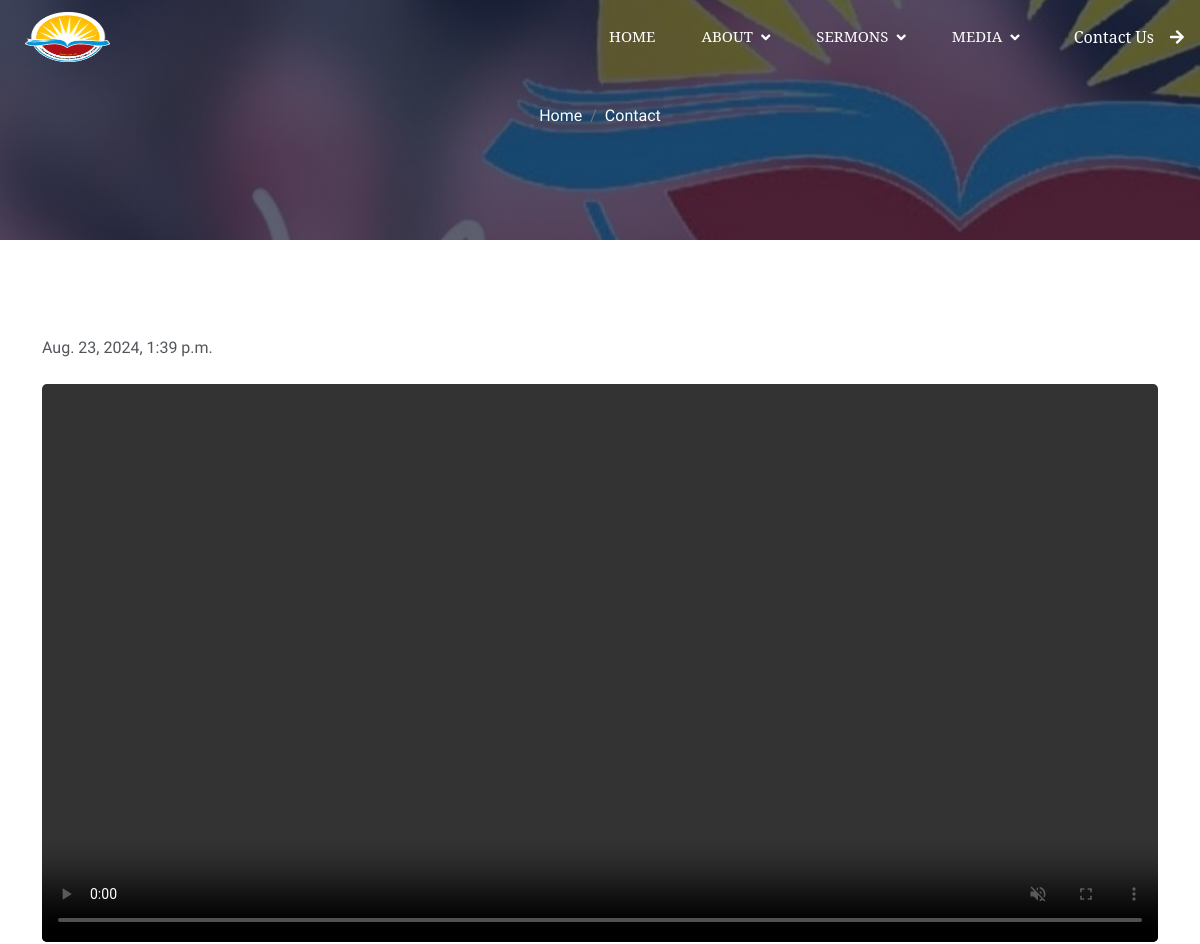
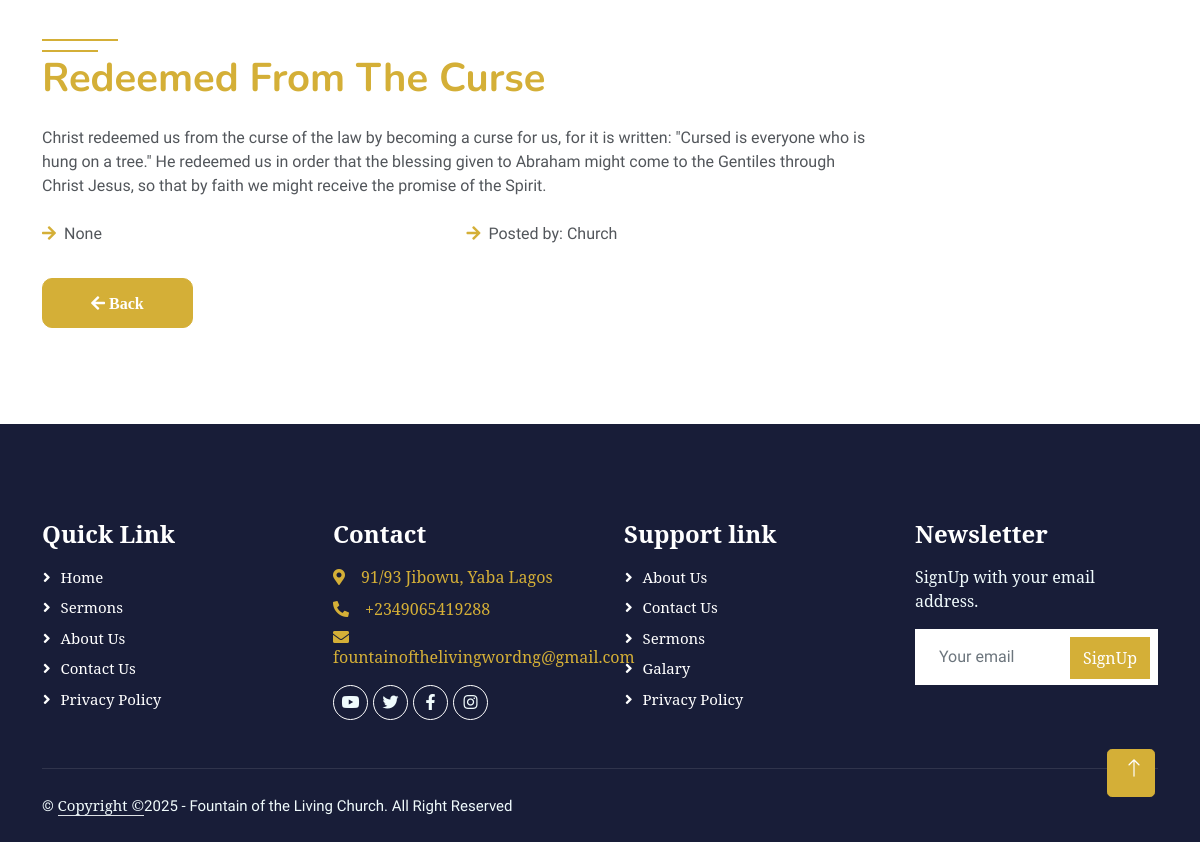
The app's page /sermons_article/2/ with its own data (2 pictures, top to bottom).
### fountain/models.py (models this page shows, shortened)
class ChurchVideoSermons(models.Model):
    sermons_title = models.CharField(max_length=255, blank=True, null=True)
    Sermons_time = models.CharField(max_length=255, blank=True, null=True)
    sermons_description = models.TextField()
    sermons_preach_by = models.CharField(max_length=100, blank=True, null=True)
    sermons_slug = models.SlugField (max_length=255,blank=True, null=True)
    sermons_video = models.FileField(upload_to='videos/')
    sermons_youtube_video_link = models.TextField()
    sermons_publish_date = models.DateTimeField (auto_now_add= True)
    sermons_author = models.ForeignKey(User, on_delete=models.CASCADE)
    class Meta:
        ordering =['-sermons_publish_date']

### fountain/views.py (the view, shortened to what this page needs)
# urls.py: path('sermons_article/<int:pk>/', SermonsArticleDetail.as_view(), name="sermons_detail"),
class SermonsArticleDetail(DetailView):
    model = ChurchVideoSermons
    template_name = 'fountainchurch/sermons_article_detail.html'

### templates/fountainchurch/sermons_article_detail.html (shortened to what this page needs)
{% extends "base.html" %}
{% load static %}
{% block content%}
  <div class="container-fluid bg-primary py-5 mb-5 page-header">
    <div class="container py-5">
        <div class="row justify-content-center">
            <div class="col-lg-10 text-center">
                <nav aria-label="breadcrumb">
                    <ol class="breadcrumb justify-content-center">
                        <li class="breadcrumb-item"><a class="text-white" href="{% url 'home' %}">Home</a></li>
                        <li class="breadcrumb-item"><a class="text-white" href="{% url 'contact' %}">Contact</a></li>
                    </ol>
                </nav>
            </div>
        </div>
    </div>
</div>
    <div class="container-xxl py-5">
        <div class="container">
            <p class="mb-4">{{ object.sermons_publish_date }}</p>
            <div class="row g-5">
                <div class="col-lg-12 wow fadeInUp" data-wow-delay="0.1s" style="min-height: 400px;">
                    <div class="position-relative h-100">
                        <video autoplay muted playsinline loop width="100%"style="border-radius: 5px;" controls >
                            <source src="{{ object.sermons_video.url }}" type="video/mp4">
                        </video>
                    </div>
                </div>
                <div class="col-lg-9 wow fadeInUp" data-wow-delay="0.3s">
                    <h1 class="mb-4"style="color: #d4af37;">{{ object.sermons_title }}</h1>
                    <p class="mb-4">{{ object.sermons_description }}</p>
                    <div class="row gy-2 gx-4 mb-4">
                        <div class="col-sm-6">
                            <p class="mb-0"><i class="fa fa-arrow-right text-primary me-2"></i>{{ object.Sermons_time }}</p>
                        </div>
                        <div class="col-sm-6">
                            <p class="mb-0"><i class="fa fa-arrow-right text-primary me-2"></i>Posted by: Church</p>
                        </div>
                    </div>
                    <div class="btn-wrapper">
                            <a href=""onclick="history.back(); return false;" class="btn btn-primary py-3 px-5 mt-2"style="border-radius: 10px;"><i class="fa fa-arrow-left"> Back </i></a>
                        </div>
                </div>
            </div>
        </div>
    </div>
    {% endblock %}

### static/css/style.css (style rules this page uses)
.btn { font-family: 'Nunito', sans-serif; font-weight: 600; transition: .5s; }
h1, .h1, h2, .h2, h3, .h3, h4, .h4, h5, .h5, h6, .h6 { margin-top: 0; margin-bottom: .5rem; font-family: sans-serif; font-weight: 700; line-height: 1.2; color: #181d38; }
body { margin: 0; font-family: sans-serif; font-size: 1rem; font-weight: 400; line-height: 1.5; color: #52565b; background-color: #fff; -webkit-text-size-adjust: 100%; -webkit-tap-highlight-color: rgba(0, 0, 0, 0); }
h1, .h1, h2, .h2, h3, .h3, h4, .h4, h5, .h5, h6, .h6 { margin-top: 0; margin-bottom: .5rem; font-family: Georgia; font-weight: 700; line-height: 1.2; color: #181d38; }
.btn.btn-primary, .btn.btn-secondary { color: #FFFFFF; }
.page-header { background: linear-gradient(rgba(24, 29, 56, .7), rgba(24, 29, 56, .7)), url(../img/carousel-1.jpg); background-position: center center; background-repeat: no-repeat; background-size: cover; }
.breadcrumb-item + .breadcrumb-item::before { color: var(--light); }

### records on screen
ChurchVideoSermons: sermons_publish_date "Aug. 23, 2024, 1:39 p.m.", sermons_title "Redeemed From The Curse", sermons_description "Christ redeemed us from the curse of the law by becoming a curse for us, for it is written: \"Cursed is everyone who is hung on a tree.\" He redeemed us in order that the blessing given to Abraham might come to the Gentiles through Christ Jesus, so that by faith we might receive the promise of the Spirit.", Sermons_time "None"
